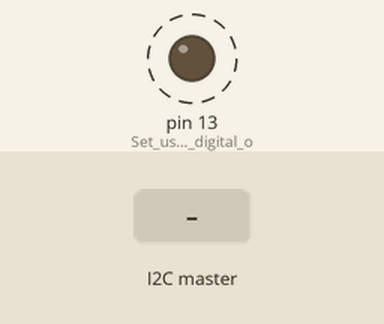
Recording of a sketch running on a simulated Arduino Uno, built with avr-gcc and run on an emulated ATmega328P. Parts: output pins drawn as LEDs (lit = HIGH). Dashed ring = blinking. The inputs (shaded band) are chosen by the test bench. What the sketch prints to the serial monitor is not drawn.

Above: at 1.2 s.
1.3 s: the I2C master sends the byte 1
Timing chart, 0 to 9.0 s (numbered marks = the images above; inputs shaded):
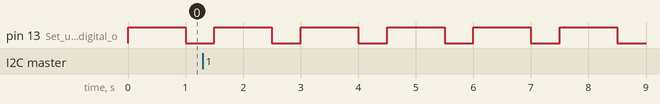

The sketch:

I2C_Slave_Reader.ino
```cpp
//                                    //
//  Title:   I2C_Slave_Reader         //
//  Author:  J Hedges                 //
//  Date:    31/05/2016               //
//  Board:   Uno                      //
//                                    //

//  Library Declarations  //
#include <Wire.h>

//  Global Variable Declarations  //
byte DataPacket[2];   //  Size 2 BYTE array, note zero index when called
int c = 0;    //  Full data converted back from individual packets

//  Startup Code - executes once  //
void setup()
{
  Wire.begin(8);    //  Join I2C bus as slave with address 8
  Wire.onReceive(receiveEvent);   //  Register event for data recieve
  Serial.begin(9600);   //  Start serial communication
  pinMode(13, OUTPUT);    // Set user LED as digital output
}

//   Main Program Loop  //
void loop()
{
  digitalWrite(13, HIGH);   //  Used to show program is working
  delay(1000);   // Stop software running too quick and stressing CPU, can be used as sofware timing
  digitalWrite(13, LOW);   //  Used to show program is working
  delay(500);
}

// This function is registered as an event and is executing when 'called' by the master
void receiveEvent(int howMany)
{
  while (Wire.available())
  {
    DataPacket[0] = Wire.read();   //  Receive first byte
    DataPacket[1] = Wire.read();   //  Recieve second byte
    c = DataPacket[0];    //  Set first byte as integer in variable c
    c = (DataPacket[0] << 8) | DataPacket[1];   //  shift c by 8 BITS to correct transmission formatting and OR it with the second BYTE B
  }
  Serial.print("Data Recieved ");    //  Print the result to the serial com port for debug
  Serial.print(c);
  Serial.print("\n");   //  Add carriage return to each line to allow for easy reading in com port
}

//                //
//  END OF FILE   //
//                //
```

Measured:
- by itself, pin 13 (Set_user_LED_as_digital_o): alternates HIGH for 1.0 s and LOW for 0.50 s
